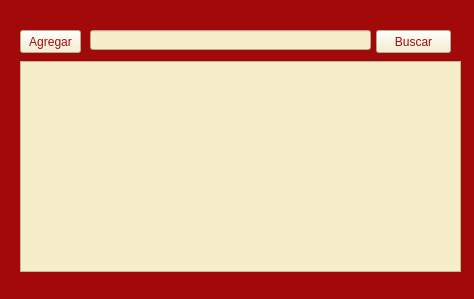
<?xml version="1.0" encoding="UTF-8"?>
<ui version="4.0">
 <class>QPrincipal</class>
 <widget class="QMainWindow" name="QPrincipal">
  <property name="geometry">
   <rect>
    <x>0</x>
    <y>0</y>
    <width>474</width>
    <height>299</height>
   </rect>
  </property>
  <property name="windowTitle">
   <string>Inicio</string>
  </property>
  <property name="layoutDirection">
   <enum>Qt::LeftToRight</enum>
  </property>
  <property name="autoFillBackground">
   <bool>false</bool>
  </property>
  <property name="styleSheet">
   <string notr="true">border-top-color: rgb(162, 10, 10);
border-color: rgb(121, 147, 81);
background-color: rgb(162, 10, 10);
color: rgb(246, 238, 201);</string>
  </property>
  <property name="tabShape">
   <enum>QTabWidget::Triangular</enum>
  </property>
  <widget class="QWidget" name="centralwidget">
   <widget class="QPushButton" name="pushButton">
    <property name="geometry">
     <rect>
      <x>376</x>
      <y>30</y>
      <width>75</width>
      <height>23</height>
     </rect>
    </property>
    <property name="styleSheet">
     <string notr="true">background-color: rgb(246, 238, 201);
color: rgb(162, 10, 10);</string>
    </property>
    <property name="text">
     <string>Buscar</string>
    </property>
   </widget>
   <widget class="QLineEdit" name="lineEdit">
    <property name="geometry">
     <rect>
      <x>90</x>
      <y>30</y>
      <width>281</width>
      <height>20</height>
     </rect>
    </property>
    <property name="styleSheet">
     <string notr="true">background-color: rgb(246, 238, 201);
color: rgb(162, 10, 10);</string>
    </property>
   </widget>
   <widget class="QTableWidget" name="tablaDatos">
    <property name="geometry">
     <rect>
      <x>20</x>
      <y>61</y>
      <width>441</width>
      <height>211</height>
     </rect>
    </property>
    <property name="styleSheet">
     <string notr="true">background-color: rgb(246, 238, 201);
color: rgb(0, 0, 0);</string>
    </property>
    <property name="selectionMode">
     <enum>QAbstractItemView::ContiguousSelection</enum>
    </property>
    <property name="selectionBehavior">
     <enum>QAbstractItemView::SelectItems</enum>
    </property>
    <property name="textElideMode">
     <enum>Qt::ElideNone</enum>
    </property>
    <property name="gridStyle">
     <enum>Qt::DashDotDotLine</enum>
    </property>
    <property name="cornerButtonEnabled">
     <bool>false</bool>
    </property>
    <attribute name="horizontalHeaderCascadingSectionResizes">
     <bool>true</bool>
    </attribute>
    <attribute name="verticalHeaderVisible">
     <bool>false</bool>
    </attribute>
   </widget>
   <widget class="QPushButton" name="btnAdd">
    <property name="geometry">
     <rect>
      <x>20</x>
      <y>30</y>
      <width>61</width>
      <height>23</height>
     </rect>
    </property>
    <property name="toolTip">
     <string>Ctrl + A</string>
    </property>
    <property name="toolTipDuration">
     <number>3</number>
    </property>
    <property name="styleSheet">
     <string notr="true">background-color: rgb(246, 238, 201);
color: rgb(162, 10, 10);
selection-color: rgb(162, 10, 10);
selection-background-color: rgb(246, 238, 201);</string>
    </property>
    <property name="text">
     <string>Agregar</string>
    </property>
    <property name="shortcut">
     <string extracomment="Ctrl + A">Ctrl+A</string>
    </property>
   </widget>
  </widget>
  <widget class="QStatusBar" name="statusbar"/>
 </widget>
 <resources/>
 <connections/>
</ui>
